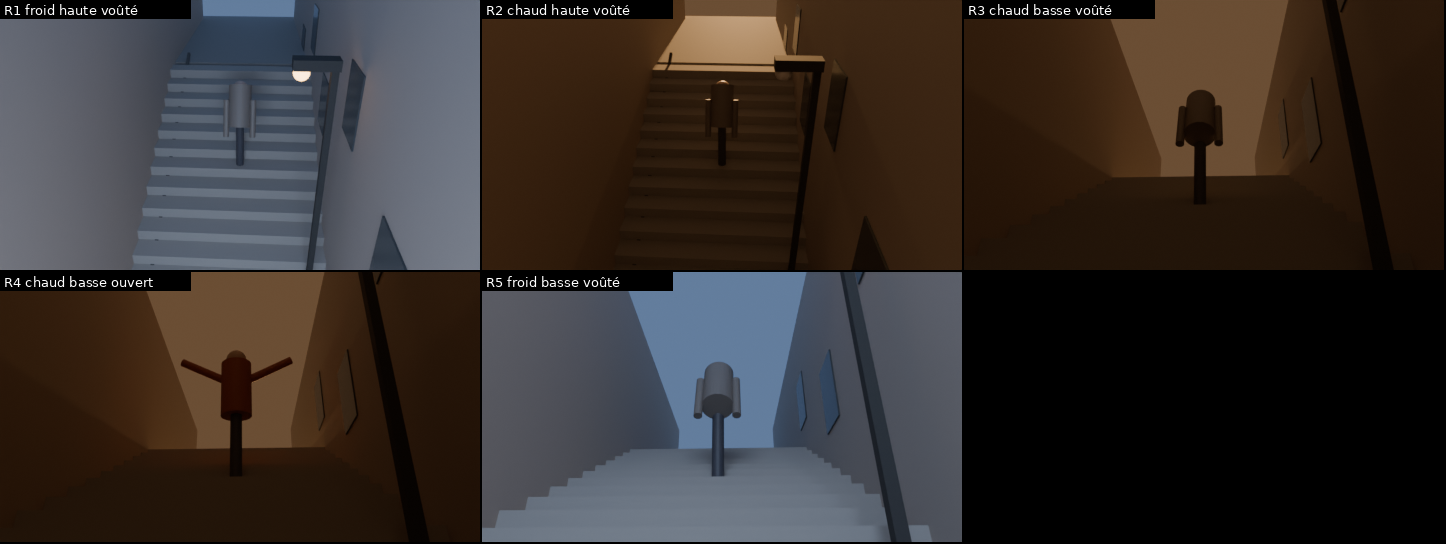
#> input picture atelier/31-meme-escalier/v1-planche.png, 1446 x 544 px, given in place of v2-planche.png.png, which was not available
$ python mesure.py . v2-planche.png
#> lines starting #> are read from the running program, lines starting #| are printed output that depends on the picture; pictures that were not available may be replaced by others from this repository, and a replacement may not be noted
#!/usr/bin/env python3
"""(Limite : la corrélation de contours n'a de sens qu'à cadre identique ; dès que la caméra bouge, juger à l'œil.)
Reconnaissance du lieu (corrélation des contours Sobel, normalisés) et transformation (Δ chroma a*b*, Δ L*) vs R1.
usage : python3 mesure.py DOSSIER R1 R2 ..."""
import sys, numpy as np
from PIL import Image
D, ref, autres = sys.argv[1], sys.argv[2], sys.argv[3:]
def charge(n):
#> called with n = 'v2-planche.png'
    im = Image.open(f'{D}/{n}.png').convert('RGB')
#> im is the input picture: PIL image 1446x544 RGB; mean R, G, B 53.3, 46.6, 43.2
    lab = np.asarray(im.convert('LAB')).copy()
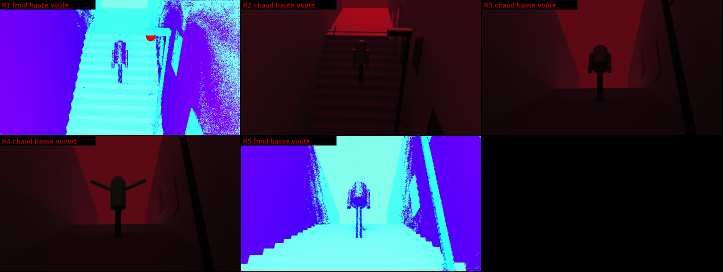
#> lab: shape (544, 1446, 3) (shown at 1/2 size); mean R, G, B 50.8, 43.4, 85.4
    lab = np.dstack([lab[..., 0].astype(np.float32), lab[..., 1].view(np.int8).astype(np.float32), lab[..., 2].view(np.int8).astype(np.float32)])   # a*, b* signés
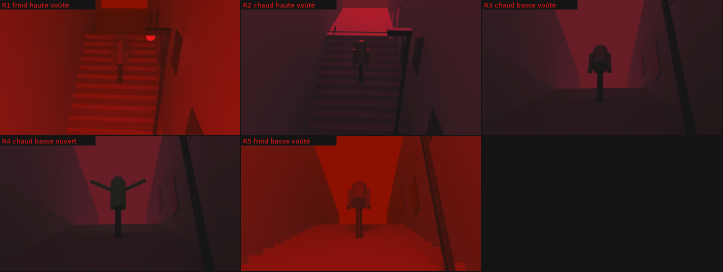
#> lab: shape (544, 1446, 3) float32 (shown at 1/2 size); mean R, G, B 50.9, 3.6, 3.5; drawn with min black and max white
    g = lab[..., 0]
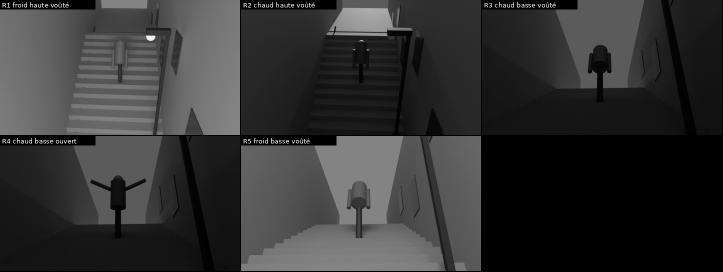
#> g: shape (544, 1446) float32 (shown at 1/2 size); min 0, max 255, mean 50.8
    gx = np.zeros_like(g); gy = np.zeros_like(g)
    gx[:, 1:-1] = g[:, 2:] - g[:, :-2]; gy[1:-1] = g[2:] - g[:-2]
#> after `gx[:, 1:-1] = g[:, 2:] - g[:, :-2]`:
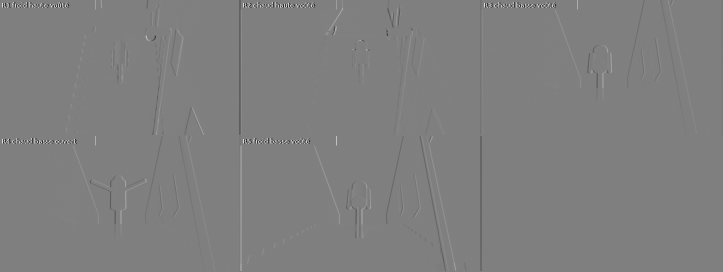
#> gx: shape (544, 1446) float32 (shown at 1/2 size); min -255, max 255, mean -0.1; drawn with min black and max white
    e = np.hypot(gx, gy); e = (e - e.mean()) / (e.std() + 1e-6)          # contours normalisés : insensibles au niveau
#> after `e = np.hypot(gx, gy)`:
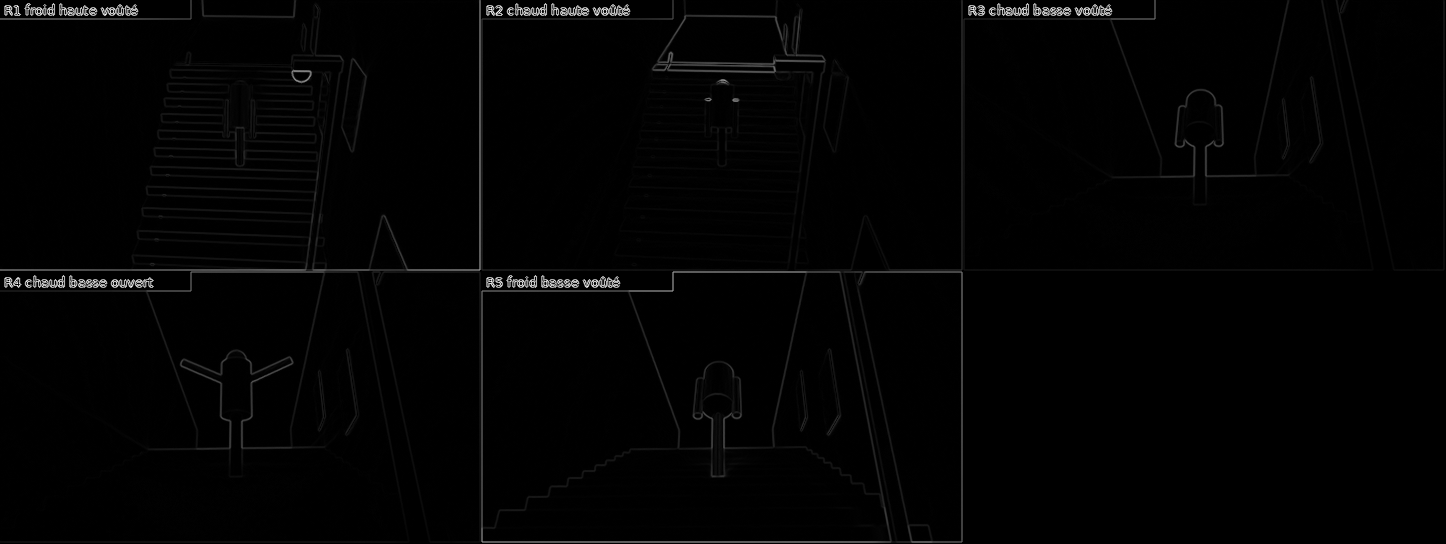
#> e: shape (544, 1446) float32; min 0, max 358.5, mean 4.3; drawn with min black and max white
    return lab, e
L0, E0 = charge(ref)
for n in autres:
    L, E = charge(n)
    rec = float(np.mean(E0 * E))
    dab = float(np.mean(np.hypot(L[..., 1] - L0[..., 1], L[..., 2] - L0[..., 2])))
    dl = float(np.mean(L[..., 0]) - np.mean(L0[..., 0]))
    print(f'{n}: contours communs avec {ref} r={rec:.2f} ; Δchroma {dab:.1f} ; ΔL moyen {dl:+.1f} (0-255)')

$ run again, on atelier/31-meme-escalier/v3-planche-grue.png
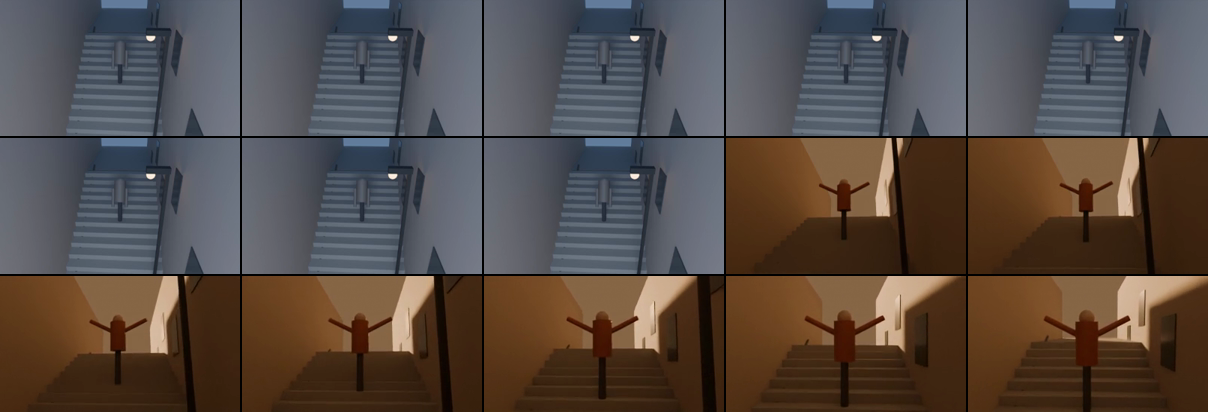
#> input picture atelier/31-meme-escalier/v3-planche-grue.png, 1208 x 412 px, given in place of v3-planche-grue.png.png, which was not available
#> in charge, im is the input picture: PIL image 1208x412 RGB; mean R, G, B 85.6, 75.3, 69.8
#> in charge, `gy[1:-1] = g[2:] - g[:-2]`:
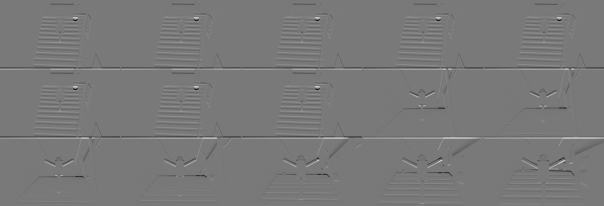
#> gy: shape (412, 1208) float32 (shown at 1/2 size); min -180, max 198, mean -0.3; drawn with min black and max white
#> in charge, `e = np.hypot(gx, gy)`:
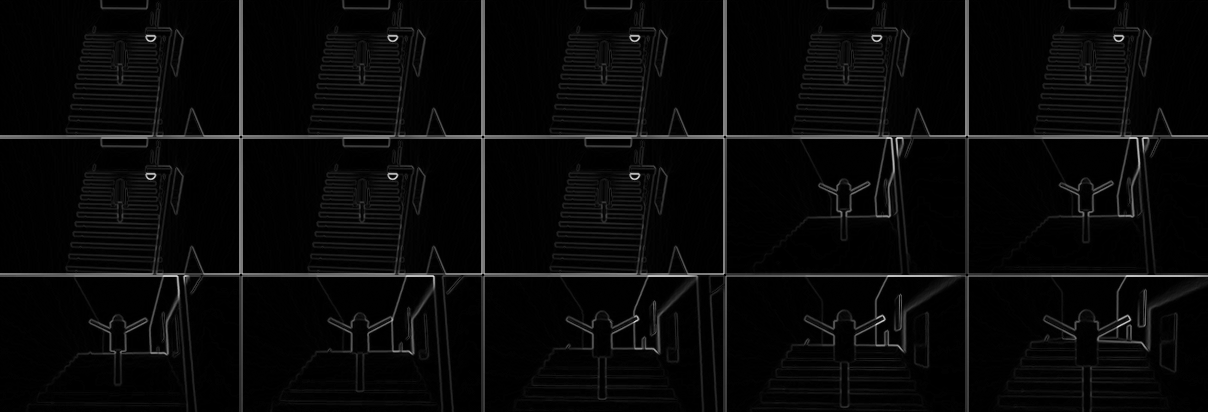
#> e: shape (412, 1208) float32; min 0, max 226.3, mean 8.6
